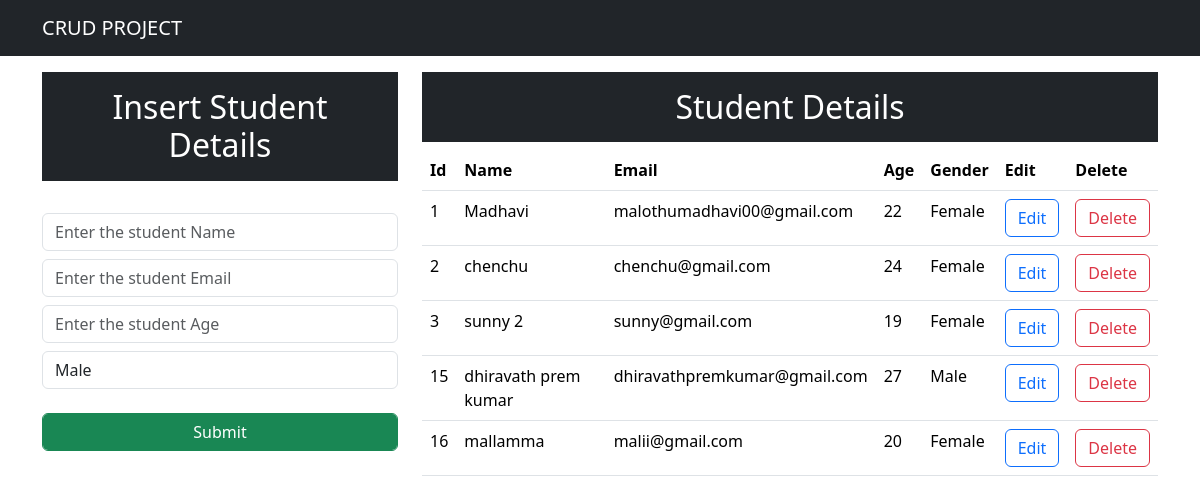
The page / on the database its author committed.
### app/models.py (models this page shows, shortened)
class Student(models.Model):
    name=models.CharField(max_length=25,blank=False)
    email=models.EmailField()
    age=models.IntegerField()
    gender=models.CharField(max_length=25,blank=False)

### app/views.py (the view)
# urls.py: path('',views.index,name="index"),
def index(request):
    data=Student.objects.all()
    context={'data':data}
    return render(request,"index.html",context)

### templates/index.html (shortened to what this page needs)
<!DOCTYPE html>
<html>
<head>
    <link href="https://cdn.jsdelivr.net/npm/bootstrap@5.3.2/dist/css/bootstrap.min.css" rel="stylesheet">
</head>
<body>
    <nav class="navbar navbar-expand-lg navbar-dark bg-dark">
    <div class="container">
        <a class="navbar-brand" href="#">CRUD PROJECT</a>
    </nav>
    <div class="container mt-3">
        <div class="row">
            <div class="col-md-4">
            <h2 class="bg-dark text-white text-center p-3">Insert Student Details</h2>
            <br>
            <form action="/insert" method="post">{% csrf_token %}
                <div class="form-group">
                <input type="text" class="form-control" placeholder="Enter the student Name" name="name">
                </div>
                <div class="form-group">
                    <input type="text" class="form-control mt-2" placeholder="Enter the student Email" name="email">
                 </div>
                 <div class="form-group">
                    <input type="number" class="form-control mt-2" placeholder="Enter the student Age" name="age">
                 </div>
                 <div>
                    <select name="gender" class="form-control mt-2" id="gender">
                    <option value="Male">Male</option>
                    </select>
                </div>
                <br>
                <div>
                    <button class="btn btn-success form-control">Submit</button>
                 </div>
                 </form>
            </div>
            <div class="col-md-8">
                <h2 class="text-center text-white bg-dark p-3 ">Student Details</h2>
                <table class="table">
                    <thead>
                        <tr>
                            <th>Id</th>
                            <th>Name</th>
                            <th>Email</th>
                            <th>Age</th>
                            <th>Gender</th>
                            <th>Edit</th>
                            <th>Delete</th>
                        </tr>
                    </thead>
                    <tbody>
                        {% for d in data %}
                        <tr>
                            <td>{{d.id}}</td>
                            <td>{{d.name}}</td>
                            <td>{{d.email}}</td>
                            <td>{{d.age}}</td>
                            <td>{{d.gender}}</td>
                            <td><a button href="/update/{{d.id}}" class="btn btn-outline-primary">Edit</a></button></td>
                            <td><a button href="/delete/{{d.id}}" class="btn btn-outline-danger">Delete</a></button></td>
                        </tr>
                        {% endfor %}
                    </tbody>
                </table>
            </div>
        </div>
    </div>
</body>
</html>

### rows shown on the page
Student: id "1", name "Madhavi", email "malothumadhavi00@gmail.com", age "22", gender "Female"
Student: id "2", name "chenchu", email "chenchu@gmail.com", age "24", gender "Female"
Student: id "3", name "sunny 2", email "sunny@gmail.com", age "19", gender "Female"
Student: id "15", name "dhiravath prem kumar", email "dhiravathpremkumar@gmail.com", age "27", gender "Male"
Student: id "16", name "mallamma", email "malii@gmail.com", age "20", gender "Female"
